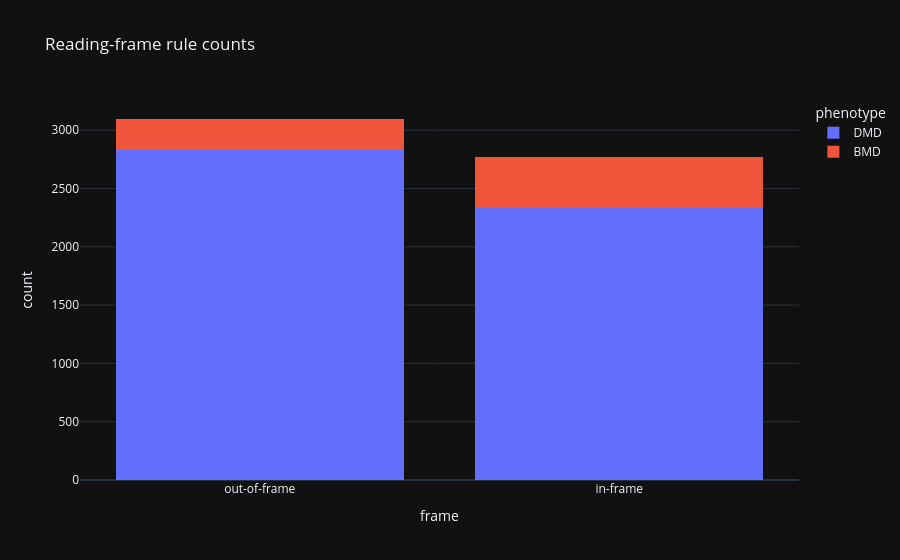

Notebook cell for this chart:
### Markdown cell above
## 2. 📊 counts plot 🛡

### Code cell
tmp = d[['frame', 'phenotype']].dropna()
fig = px.histogram(tmp, x='frame', color='phenotype', barmode='stack', title='Reading-frame rule counts')
fig.show()

### Figure 1 — Plotly figure (JSON) as saved in the notebook; plotly's stock layout.template omitted (floating-point values rounded to 4 significant figures; data arrays with more than 128 entries replaced by an {"elided": "..."} marker saying what was removed)
{"data": [{"bingroup": "x", "hovertemplate": "phenotype=DMD<br>frame=%{x}<br>count=%{y}<extra></extra>", "legendgroup": "DMD", "marker": {"color": "#636efa", "pattern": {"shape": ""}}, "name": "DMD", "orientation": "v", "showlegend": true, "x": {"elided": "5177 str values"}, "xaxis": "x", "yaxis": "y", "type": "histogram"}, {"bingroup": "x", "hovertemplate": "phenotype=BMD<br>frame=%{x}<br>count=%{y}<extra></extra>", "legendgroup": "BMD", "marker": {"color": "#EF553B", "pattern": {"shape": ""}}, "name": "BMD", "orientation": "v", "showlegend": true, "x": {"elided": "686 str values"}, "xaxis": "x", "yaxis": "y", "type": "histogram"}], "layout": {"xaxis": {"anchor": "y", "domain": [0.0, 1.0], "title": {"text": "frame"}}, "yaxis": {"anchor": "x", "domain": [0.0, 1.0], "title": {"text": "count"}}, "legend": {"title": {"text": "phenotype"}, "tracegroupgap": 0}, "title": {"text": "Reading-frame rule counts"}, "barmode": "stack"}}
